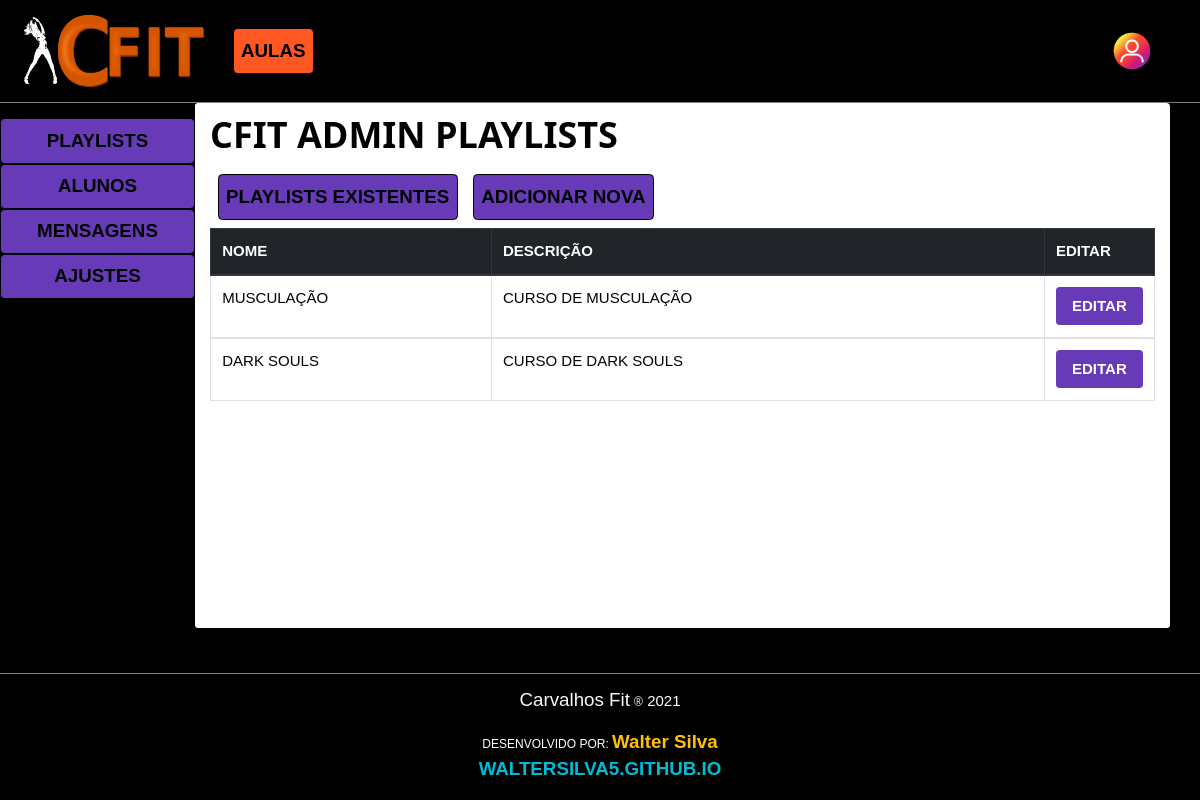
/cfit_admin/cfit_admin_playlists/ (signed in), run on the app's committed database.
### cfit/models.py (models this page shows)
class Playlist(models.Model):
    nome = models.CharField('nome', max_length=255, unique=True)
    desabilitada = models.BooleanField('desabilitada', null=False, default=False)
    descricao = models.CharField('descricao', max_length=255, null=True, default='')
    imagem = models.CharField('imagem', max_length=255, null=True, default='')

### cfit/views/cfit_admin.py (the view)
# urls.py: path(r'cfit_admin/cfit_admin_playlists/', cfit_admin_playlists, name="cfit_admin_playlists"),
@adm_required
def cfit_admin_playlists(request, kwargs=""):
    playlists = Playlist.objects.all().values()
    return render(request, 'cfit_admin/cfit_admin_playlists.html', {"playlists": playlists})

### cfit/sessionTester.py (called while the page is built)
def adm_required(func):
    f = func
    @functools.wraps(func)
    def wrapper_login_required(*args, **kwargs):
        try:
            if(args[0].session["nivel_de_acesso"] == 2):
                pass
            else:
                raise Exception
        except:
            return redirect("/home")
        else:
            return f(*args, **kwargs)
    return wrapper_login_required

### cfit/templates/cfit_admin/cfit_admin_playlists.html (shortened to what this page needs)
{% extends 'cfit_admin/cfit_admin.html' %} {% block 'painels_admin' %} {% load static%}
<div class="w3-white rounded">
    <div class="row container">
        <div class="w3-white rounded">
            <div class="container">
                <h1><b>CFIT ADMIN PLAYLISTS</b></h1>
            </div>
            <div class="container">
                <wsi_button class="w3-button w3-deep-purple mx-2 my-2" id="button_playlists_existentes">PLAYLISTS EXISTENTES
                </wsi_button>
                <wsi_button class="w3-button w3-deep-purple mx-2 my-2" id="button_adicionar_nova">ADICIONAR NOVA
                </wsi_button>
            </div>
        </div>
    </div>
    <div class="container w3-white rounded">
        <div id="painel_listagem_playlists">
            <div class="container-flex" style="min-height:400px;">
                <table class="table table-hover table-bordered">
                    <thead class="thead-dark">
                        <tr>
                            <th class="col-4">NOME</th>
                            <th class="col-8">DESCRIÇÃO</th>
                            <th>EDITAR</th>
                        </tr>
                    </thead>
                    {% for playlist in playlists %}
                    <tbody>
                        <tr>
                            <td class="col-4"> {{playlist.nome}}
                            </td>
                            <td class="col-8 text-nowrap" style=" max-width: 600px; overflow:hidden;">{{playlist.descricao}}
                            </td>
                            <td>
                                <a href="{% url 'cfit_admin_playlists_aditar'  %}?playlist={{playlist.nome}}"
                                    class="w3-btn w3-hoover-red rounded w3-deep-purple  w3-text-shadow"><b>EDITAR</b></a>
                            </td>
                        </tr>
                    </tbody>
                    {% endfor %}
                </table>
            </div>
        </div>
    </div>
</div>
{% endblock%}

### cfit/static/cfit/css/w3.css (style rules this page uses)
*,*:before,*:after { box-sizing:inherit }
html { -ms-text-size-adjust:100%;-webkit-text-size-adjust:100% }
body { margin:0 }
a { background-color:transparent }
b,strong { font-weight:bolder }
button,input,select,textarea,optgroup { font:inherit;margin:0 }
button,input { overflow:visible }
button,select { text-transform:none }
button,[type=button],[type=reset],[type=submit] { -webkit-appearance:button }
html,body { font-family:Verdana,sans-serif;font-size:15px;line-height:1.5 }
html { overflow-x:hidden }
h1 { font-size:36px }
h1,h2,h3,h4,h5,h6 { font-family:"Segoe UI",Arial,sans-serif;font-weight:400;margin:10px 0 }
a { color:inherit }
.w3-btn,.w3-button { border:none;display:inline-block;padding:8px 16px;vertical-align:middle;overflow:hidden;text-decoration:none;color:inherit;background-color:inherit;text-align:center;cursor:pointer;white-space:nowrap }
.w3-btn,.w3-button { -webkit-touch-callout:none;-webkit-user-select:none;-khtml-user-select:none;-moz-user-select:none;-ms-user-select:none;user-select:none }
.w3-deep-orange,.w3-hover-deep-orange:hover { color:#fff!important;background-color:#ff5722!important }
.w3-deep-purple,.w3-hover-deep-purple:hover { color:#fff!important;background-color:#673ab7!important }
.w3-white,.w3-hover-white:hover { color:#000!important;background-color:#fff!important }
.w3-black,.w3-hover-black:hover { color:#fff!important;background-color:#000!important }
.w3-text-black,.w3-hover-text-black:hover { color:#000!important }
.w3-border-black,.w3-hover-border-black:hover { border-color:#000!important }

### cfit/static/cfit/css/style.css (style rules this page uses)
[class*="col-"], [class^="col-"] { padding-left: 0; padding-right: 0; }

### data on the page
Playlist: nome "MUSCULAÇÃO", descricao "CURSO DE MUSCULAÇÃO"
Playlist: nome "DARK SOULS", descricao "CURSO DE DARK SOULS"
